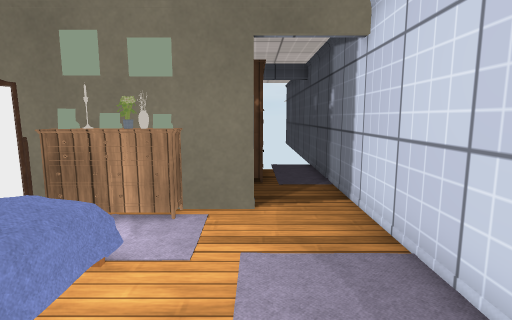
[1] (above)

22 first-person views from a walk through a scene from a Unity 3-D project. The camera is 1.2 m above the floor, tilts 8° down and sees 80° across. The floor is counted in squares, 0.5 m on a side. Each view is taken from the middle of a square. On the plan, view 1 faces up. The plan holds only what a view shows up to about 19 squares ahead; the rest is blank. The place goes on beyond the plan. The player character is not drawn. Some surface patterns are stand-ins.

[2]
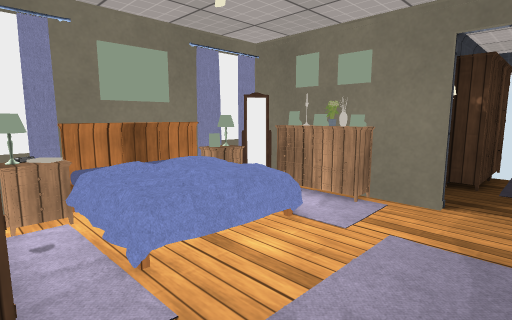

[3]
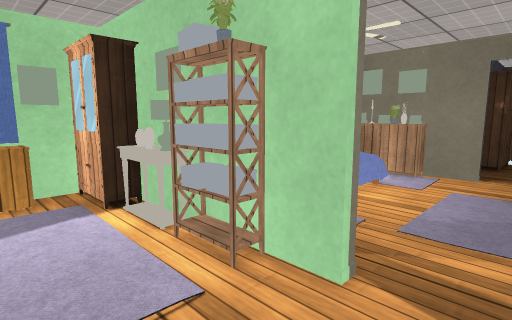

[4]
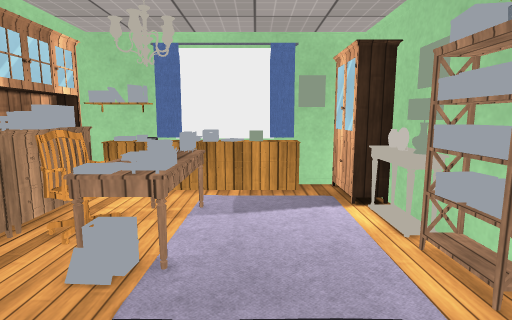

[5]
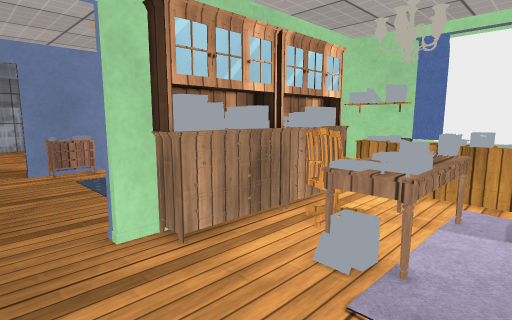

[6]
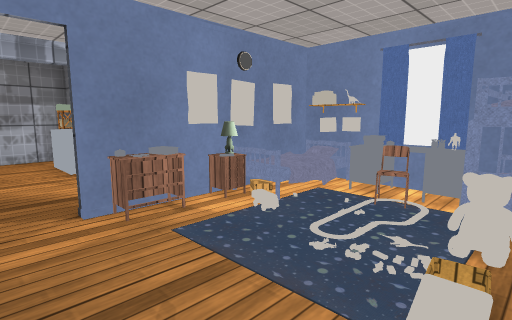

[7]
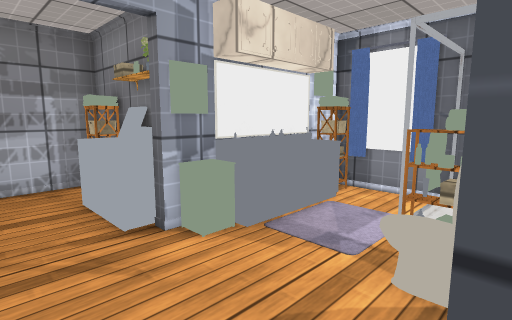

[8]
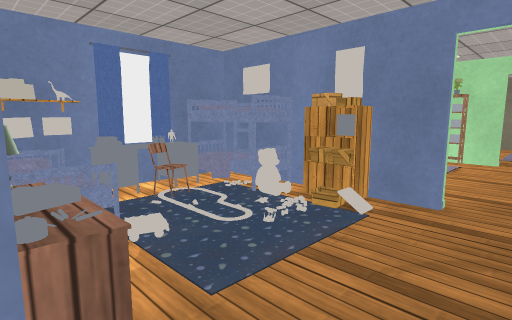

[9]
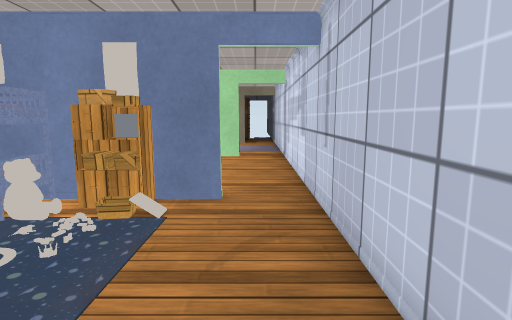

[10]
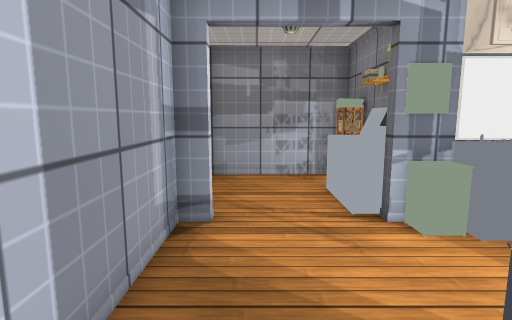

[11]
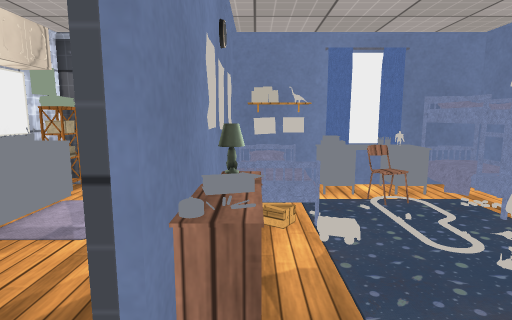

[12]
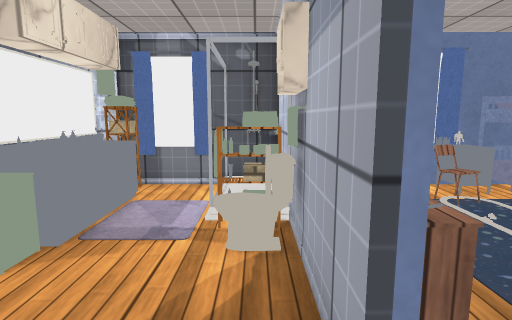

[13]
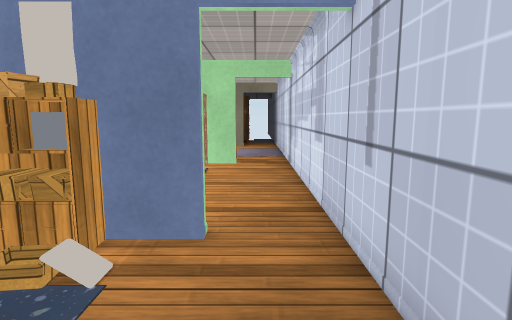

[14]
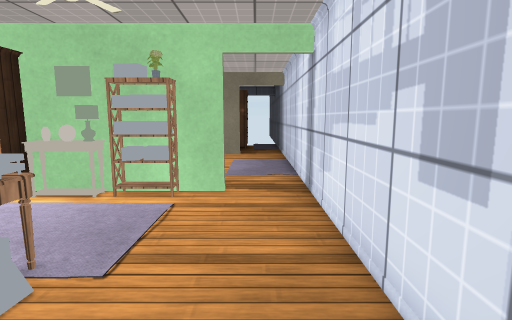

[15]
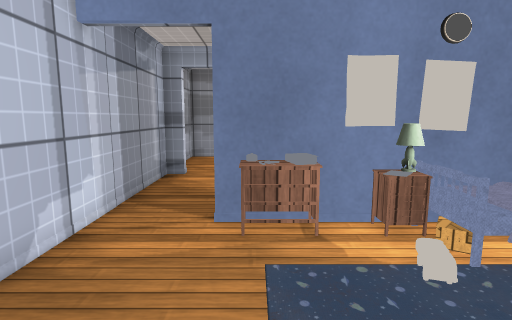

[16]
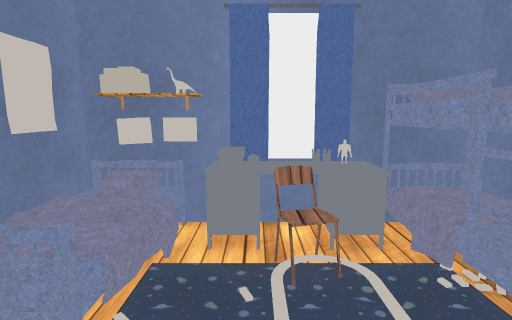

[17]
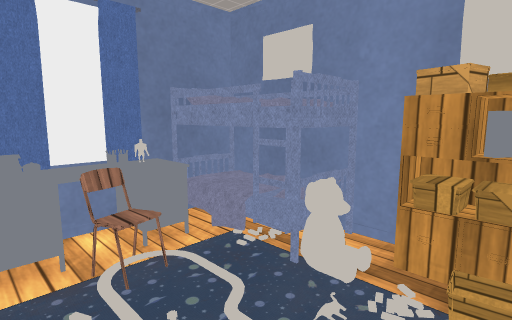

[18]
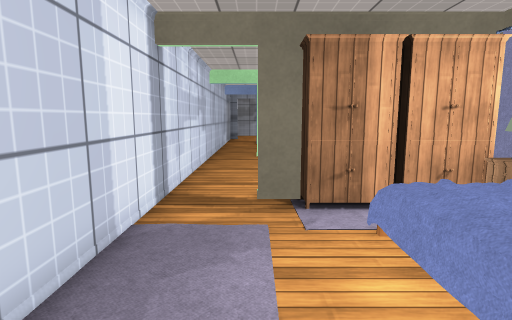

[19]
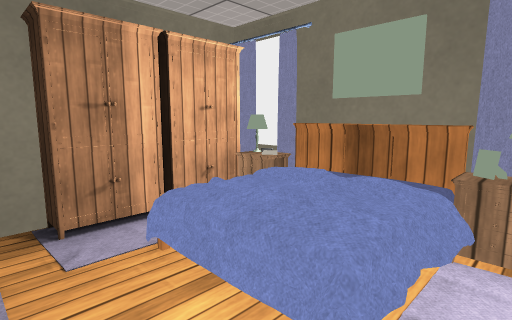

[20]
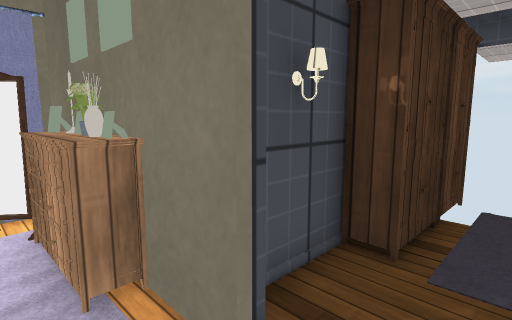

[21]
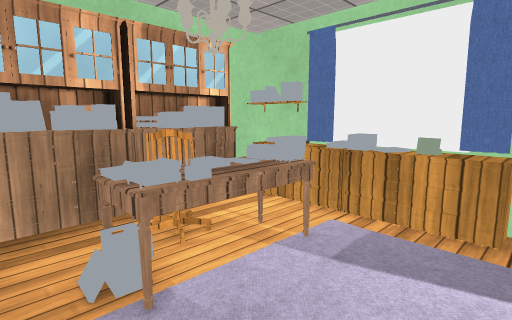

[22]
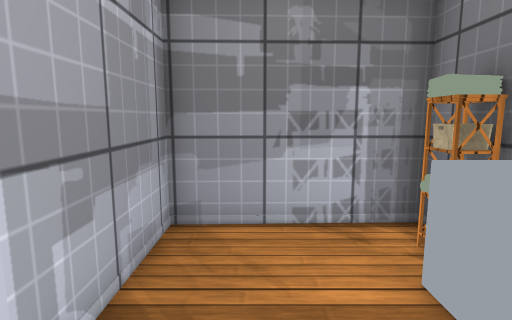

### Floor plan
Key: @ floor where view 1 was taken; # wall or solid block; . main floor; : floor 0.5 m higher than the main floor; / step, stairs or slope; v drop or lower ground; C carpet; A cabinet; R dresser; B bed; U curtain; P painting; K bookshelf; S shelf; T poster; I toilet; N sink; O other object.
Columns run from 9 left of view 1 to 3 right of it. Each row starts with its distance up from view 1.
 16          A
 15          A  #
 14          A C#
 13          A. #
 12          A. #
 11         #A..#
 10         ##..#
  9         #...#
  8   ###OOO#...#
  7   UCRROR....#
  6   vO    ....#
  5   v  CCC....#
  4   B   :.....#
  3   P   :.....#
  2   B   :.....#
  1   #OCC/C....#
  0   #OO   .@..#
 -1   #AAAAAA...#
 -2   #######...#
 -3 #KKKOOSS....#
 -4 #...O.......#
 -5 #R.     ....#
 -6 #R.     ....#
 -7 #R.OOOO ....#
 -8 #R.OOOOO....#
 -9 OR.OOOOO....#
-10 OR..OO......#
-11 ORRRRRRRR...#
-12 ##T  #T  ...#
-13 #BBBBOOO....#
-14 #BBBBC//....#
-15 #OCCC   ....#
-16 #OO C   ....#
-17 #OO    .....#
-18 #SC  C .....#
-19 TOOOO.......#
-20 TOOOTO.RR...#
-21 #O##O###O...#
-22 #O  OII.....#
-23 #OOCS.......#
-24 #..  .......#
-25 #..  .......#
-26 #SSNNNNO....#
-27 #PO#OOP#....#
-28       SOO...#
-29       SOO...#
-30       #OO...#
-31       # ....#
-32       #S....#
-33       #######

Positions as (right, up) in squares from view 1, and headings:
1: (0, 0), facing up
2: (2, -1), facing up-left
3: (2, -6), facing up-left
4: (2, -6), facing left
5: (2, -6), facing down-left
6: (2, -13), facing down-left
7: (1, -21), facing down-left
8: (2, -21), facing up-left
9: (1, -21), facing up
10: (1, -20), facing down
11: (2, -20), facing left
12: (2, -22), facing left
13: (1, -18), facing up
14: (1, -12), facing up
15: (-1, -14), facing down
16: (-2, -17), facing left
17: (-2, -18), facing up-left
18: (0, 7), facing down
19: (0, 6), facing down-left
20: (2, 6), facing up-left
21: (-1, -4), facing down-left
22: (1, -26), facing down
